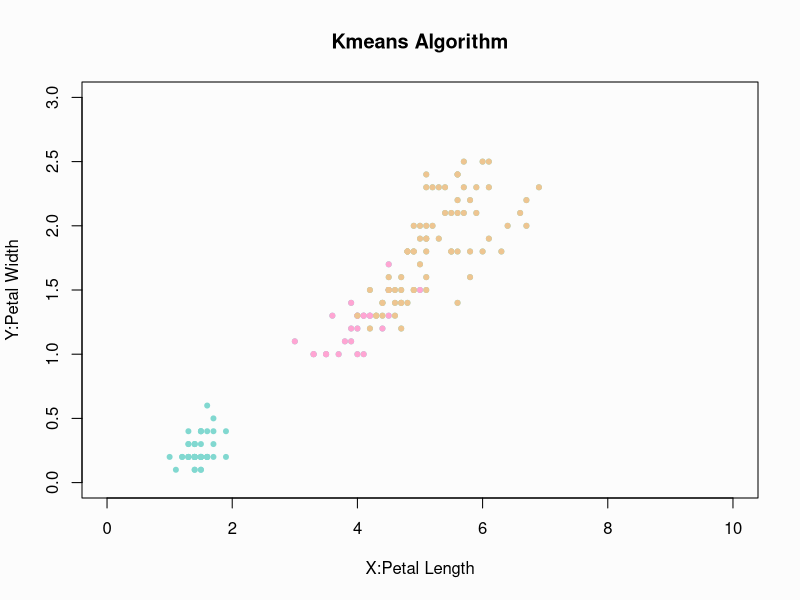
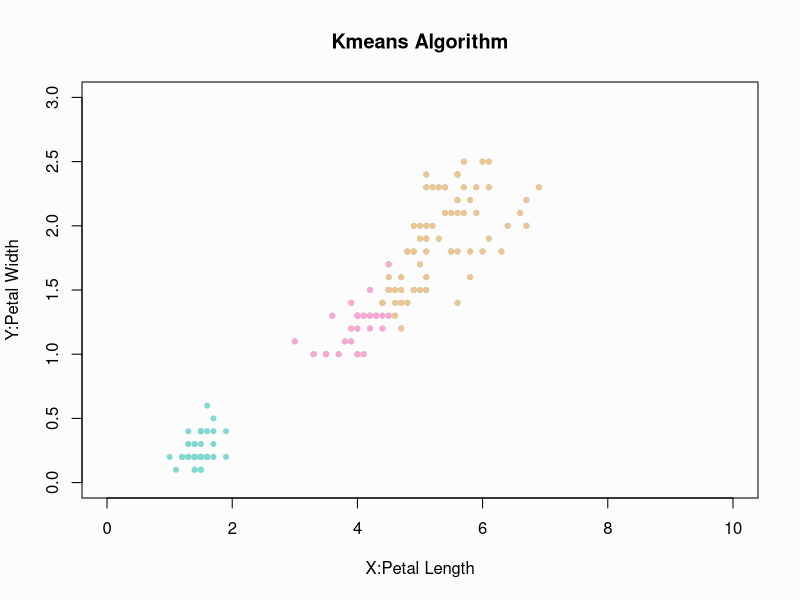
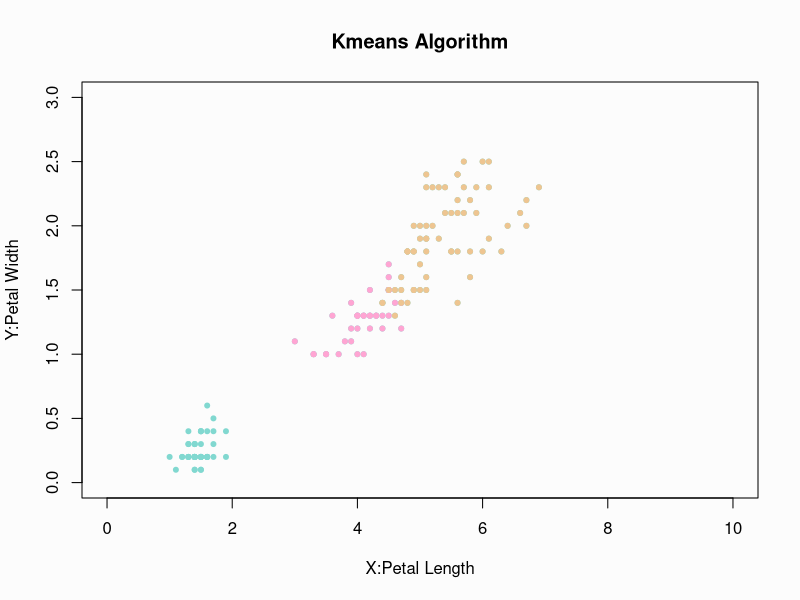
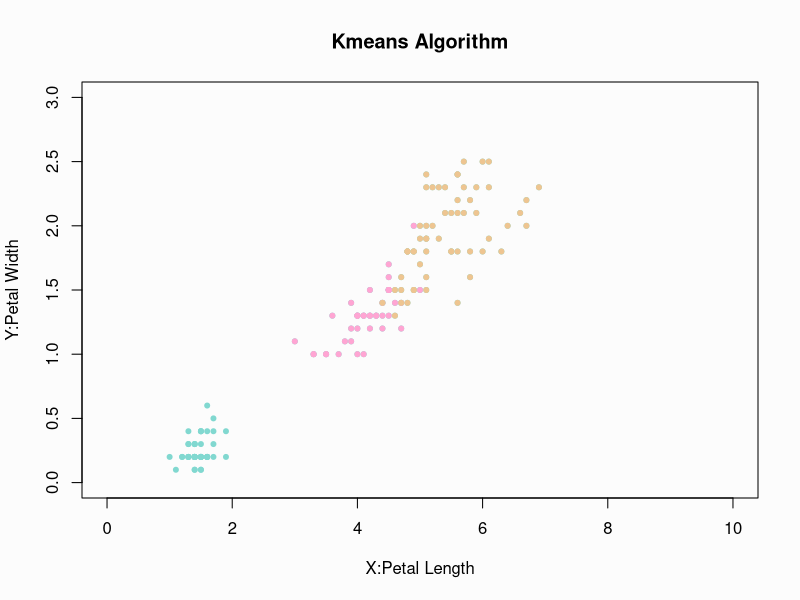
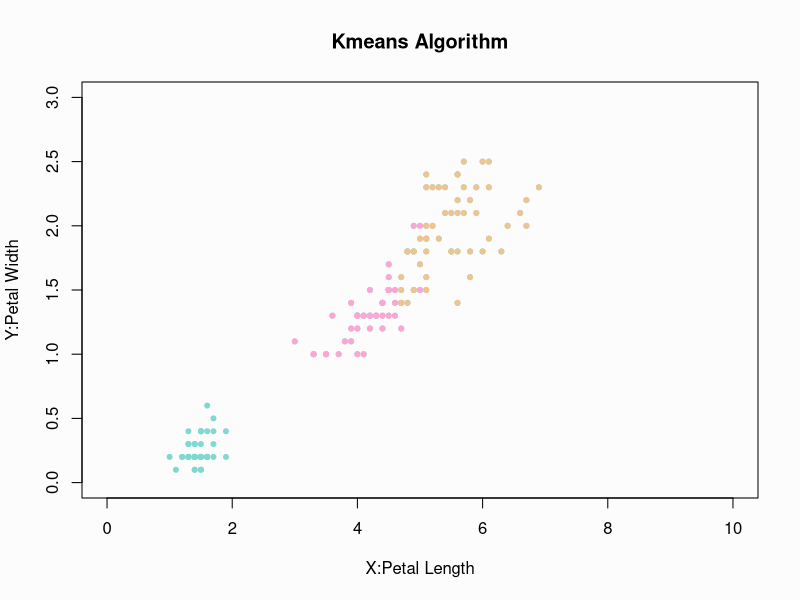
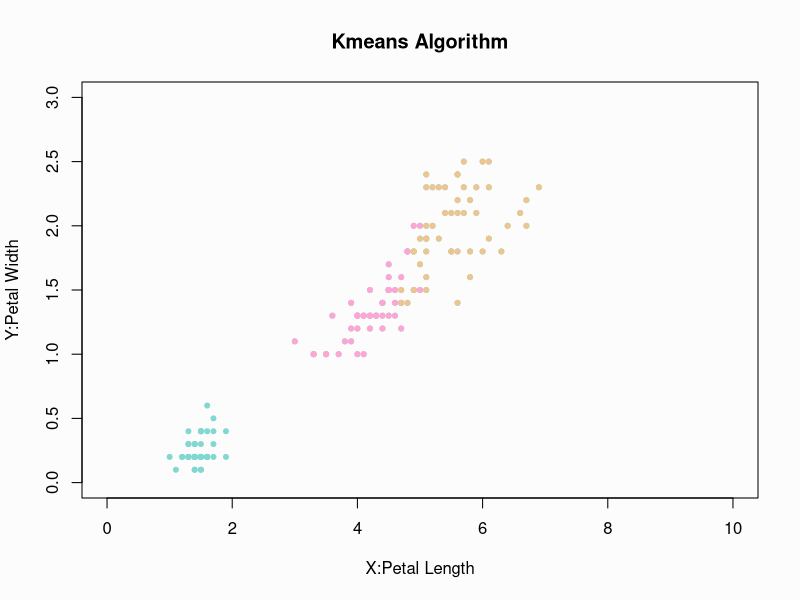
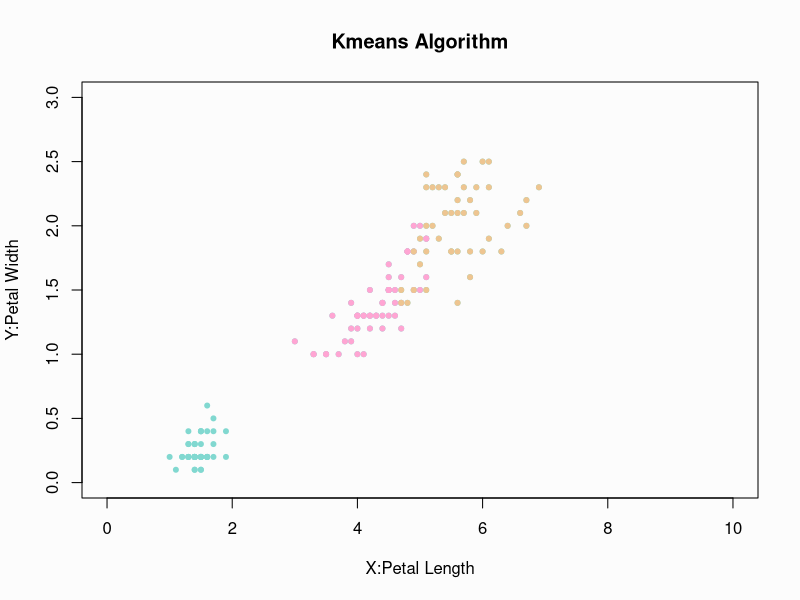
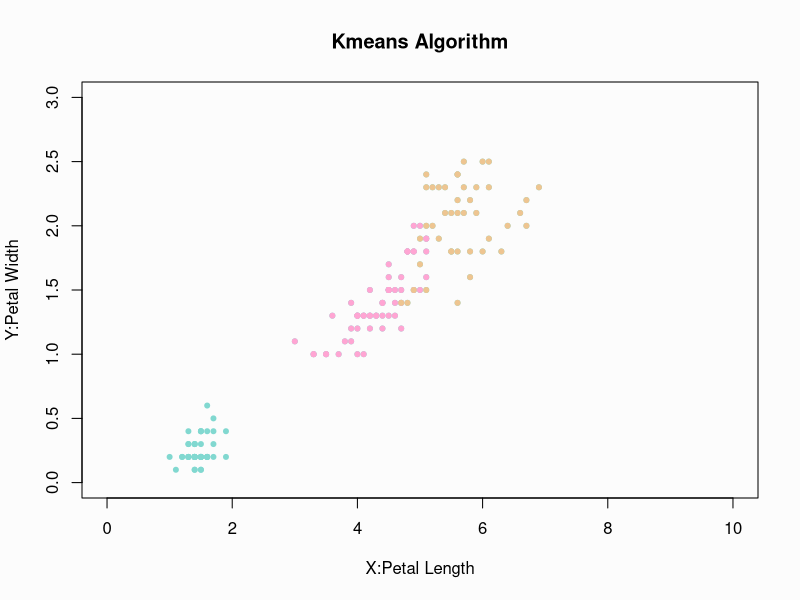

The R script that drew these images, in order:
##Kmeans algorithm Source Code by MIACadm
#--------------------------
#sample data:iris 
#--------------------------
kmeans_SC = function(data_input,Num_of_groups)
{
  data =data_input
  N=Num_of_groups
  centers_unif = data[sample(N),]+replicate(N,rnorm(N,mean = 0,0.003))
  
  #euclidean
  for (i in 1:nrow(data)) {
    for(j in 1:N){
      if(i==1 & j==1){
        euc_int=(sqrt(sum((data[i,]-centers_unif[j,])^2)))
      }
      else{
        euc_int = c(euc_int,sqrt(sum((data[i,]-centers_unif[j,])^2)))  
      }  
    }
  }
  euc_int
  
  fir = which(euc_int[1:N]==min(euc_int[1:N]))
  for (x in seq(1+N,length(euc_int)-N+1,N) ){
    fir = c(fir,which(euc_int[x:(x+2)]==min(euc_int[x:(x+2)])))
  }
  data_newGF = data
  data_newGF$GroupFlag = fir 
  
  centers=colMeans(data_newGF[data_newGF$GroupFlag==1,])
  for(i in 2:N){
    centers = rbind(centers,colMeans(data_newGF[data_newGF$GroupFlag==i,]))
    centers[is.nan(centers)]=0}
  centers = data.frame(centers)
  print(centers)
  centers=centers[,-5]
  
  #1.euclidean 2.flag 3.mean
  cnt=0
  while(cnt<20)
  { #1.
    for (i in 1:nrow(data)) {
      for(j in 1:N){
        if(i==1 & j==1){
          euc_int=(sqrt(sum((data[i,]-centers[j,])^2)))
        }
        else{
          euc_int = c(euc_int,sqrt(sum((data[i,]-centers[j,])^2)))  
        }  
      }
    }
    euc_int
    
    #2.
    fir = which(euc_int[1:N]==min(euc_int[1:N]))
    for (x in seq(1+N,length(euc_int)-N+1,N) ){
      fir = c(fir,which(euc_int[x:(x+2)]==min(euc_int[x:(x+2)])))
    }
    data_newGF = data
    data_newGF$GroupFlag = fir
    
    #3.
    centers_new=colMeans(data_newGF[data_newGF$GroupFlag==1,])
    par(bg='#FCFCFC',cex=1)
    plot(data_newGF$Petal.Length,data_newGF$Petal.Width,col="#81D8D0",
         pch=20, xlim = c(0,10), ylim =c(0,3),
         xlab = "X:Petal Length",ylab="Y:Petal Width") #feel free to change axis name ^^
    title("Kmeans Algorithm")
    col.vector=c("#FFA5D3","#EEC591","#CDAA7D","#EEE685","#9A32CD")
    for(i in 2:N){
      points(data_newGF[data_newGF$GroupFlag==i,]$Petal.Length,
             data_newGF[data_newGF$GroupFlag==i,]$Petal.Width, 
             col=col.vector[i-1] , pch=20)
      centers_new = rbind(centers_new,colMeans(data_newGF[data_newGF$GroupFlag==i,]))
      centers_new[is.nan(centers_new)]=0}
    centers_new = data.frame(centers_new)
    print(centers_new) 
    centers_new=centers_new[,-5]
    
    centers=centers_new
    cnt=cnt+1
  }
  centers.final <<- centers
  data_newGF.final <<- data_newGF
  GroupStat.final<<- data.frame(table(data_newGF.final$GroupFlag))
  colnames(GroupStat.final)[1:2]=c('Group','Numbers')
  print(GroupStat.final)
  
}

data <- iris[, -5]
kmeans_SC(data,3)

